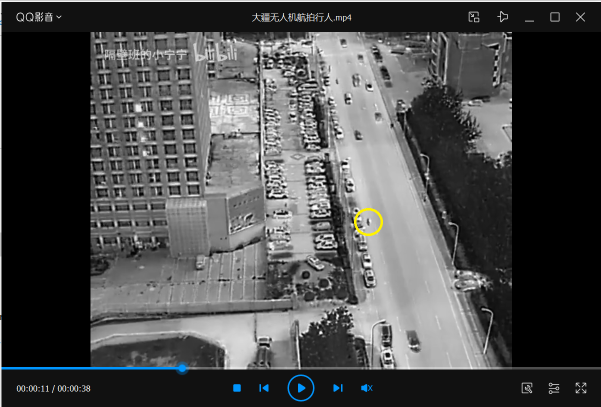
#> input picture data/task3/大疆无人机航拍骑车人目标.png, 1201 x 813 px, found by its file name (shown at 1/2 size); the run also reads 1 picture not shown here
$ python task3_auto_road_tracker.py   (older library calls are emulated)
#> lines starting #> are read from the running program, lines starting #| are printed output that depends on the picture; after the words box and inside, x2 and y2 are one past the last pixel; in counts of white or black regions, pixels touching at a corner belong together
"""Task 3 — 骑车人追踪（道路约束 + 场景运动 + 卡尔曼）。

白天道路检测（亮度分位阈值），建立道路坐标系约束骑车人运动。
场景运动估计（SIFT + 单应矩阵）用于前景加权和相机运动补偿。
卡尔曼滤波平滑轨迹。

输出路径: output/improved/task3_auto_road/
"""

import cv2
import numpy as np
import os
import sys
from collections import deque

sys.path.insert(0, os.path.join(os.path.dirname(__file__), '..'))
from classical.ncc import fast_ncc_match
from classical.scene_motion import SceneMotionEstimator
from classical.motion import KalmanTracker

# ======================== 模板提取 ========================
TM_HSV_LOWER = np.array([15, 40, 40])
TM_HSV_UPPER = np.array([45, 255, 255])
TM_BORDER_MASK_RATIO = 0.1
TM_MORPH_KERNEL = (3, 3)
TM_MORPH_ITER = 1
TM_MIN_CONTOUR_AREA = 20
TM_INSCRIBED_SCALE = 0.75      # 比 ms3 的 0.85 更小，减少背景车辆污染
TM_TEMPLATE_PAD = 2

# ======================== 锚点扫描 ========================
ANCHOR_SCAN_START_SEC = 9
ANCHOR_SCAN_END_SEC = 13
ANCHOR_MIN_SCORE = 0.4
ANCHOR_SCAN_SCALES = [0.6, 0.7, 0.8, 0.9, 1.0]
ANCHOR_MIN_TEMPLATE_SIZE = 10

# ======================== 反向追踪 ========================
REV_PAD = 50
REV_SCALES = [0.92, 0.96, 1.0, 1.04]
REV_MIN_SCORE = 0.4
REV_MIN_SIZE = 8

# ======================== 道路检测（梯形蒙版 + SIFT）========================
ROAD_DETECT_INTERVAL = 1
ROAD_SAMPLE_N = 60
ROAD_POLY_DEG = 3
ROAD_MIN_CENTERLINE_PTS = 10
ROAD_SIFT_MIN_MATCHES = 8
ROAD_SIFT_MIN_INLIERS = 6

# [82 lines left out: function auto_detect_road, not called in this run]

# ======================== 道路坐标约束 ========================
ROAD_SPEED_EMA = 0.5
ROAD_X_THRESH = 25.0
ROAD_Z_THRESH = 50.0

# ======================== 跳变检测 ========================
JUMP_WINDOW = 8
JUMP_LAT_MULT = 2.5
JUMP_ARC_MULT = 2.5
JUMP_LAT_ABS_MIN = 15.0
JUMP_ARC_ABS_MIN = 30.0

# ======================== 中心线抖动抑制 ========================
RD_JITTER_THRESH = 8.0
RD_LOSS_THRESH = 25.0
RD_JITTER_EMA = 0.85
RD_NORMAL_EMA = 0.5
RD_COOLDOWN = 0

# ======================== 正向追踪 ========================
FWD_SCALES = [0.80, 0.88, 0.94, 1.0, 1.06, 1.12]
FWD_PAD = 60
FWD_MIN_SIZE = 8
FWD_NCC_GOOD = 0.32
FWD_NCC_MARGINAL = 0.20
FWD_LOST_MAX = 40

# ======================== 前景加权 ========================
FG_ALPHA_HEALTHY = 0.6
FG_ALPHA_REDUCED = 0.25

# ======================== 模板更新 ========================
TPL_INTERVAL = 8
TPL_BLEND = 0.15
TPL_SCALE_TRIGGER = 0.80
TPL_TRIGGER_BLEND = 0.35
TPL_SCALE_BAND = 0.6
TPL_MIN_PATCH = 8

# ======================== 通用 ========================
TRAJ_MAXLEN = 2000
PROG_INTERVAL = 50

FONT = cv2.FONT_HERSHEY_SIMPLEX
C_GREEN = (0, 255, 0)
C_RED = (0, 0, 255)
C_BLUE = (255, 0, 0)
C_ORANGE = (255, 165, 0)
C_YELLOW = (0, 255, 255)


# ================================================================
#  道路路径模型
# ================================================================
class RoadPathModel:
    """道路中心线模型。

    存储沿道路中心线的采样点、累积弧长、多项式拟合。
    提供 image ↔ road-path (lateral, arc_length) 坐标映射。
    """

    # [47 lines left out: functions __init__, image_to_path, path_to_image, not called in this run]


# ================================================================
#  道路检测器（NCC 独立跟踪 4 角点）
# ================================================================
class RoadDetector:
    """梯形蒙版 + 逐帧 SIFT 链式跟踪 -> 重建中心线。

    锚点帧：梯形蒙版内 SIFT 关键点作为初始「上一帧」。
    后续帧：匹配上一帧->当前帧（小位移）-> 单应矩阵累乘 -> warp 梯形四角。
    大步横移被拆成 86 个小步，SIFT 不会丢失跟踪。
    """

    # [193 lines left out: functions __init__, _build_road_mask, init_anchor, track, _snap_to_edges, _build_anchor_mask and 1 more, not called in this run]


# ================================================================
#  道路运动模型
# ================================================================
class RoadMotionModel:
    """在道路坐标 (X, Z) 中维持速度估计 + 跳变检测。"""

    # [174 lines left out: functions __init__, update, predict, reset_at, check_jump, foreground_weighted_ncc and 1 more, not called in this run]


# ================================================================
#  模板提取
# ================================================================
def extract_template_from_ref(ref_path, output_dir="output/improved/task3_auto_road"):
#> called with ref_path = 'data/task3/大疆无人机航拍骑车人目标.png', output_dir = 'output/improved/task3_auto_road'
    print(f"从参考图提取模板: {ref_path}")
    img = cv2.imread(ref_path)
#> img is the input picture: shape (813, 1201, 3); mean B, G, R 74.9, 74.8, 74.2
    if img is None:
        raise FileNotFoundError(f"无法读取参考图: {ref_path}")

    h, w = img.shape[:2]
    hsv = cv2.cvtColor(img, cv2.COLOR_BGR2HSV)
#> hsv: shape (813, 1201, 3); mean H, S, V 0.6, 1.5, 75.2
    mask = cv2.inRange(hsv, TM_HSV_LOWER, TM_HSV_UPPER)
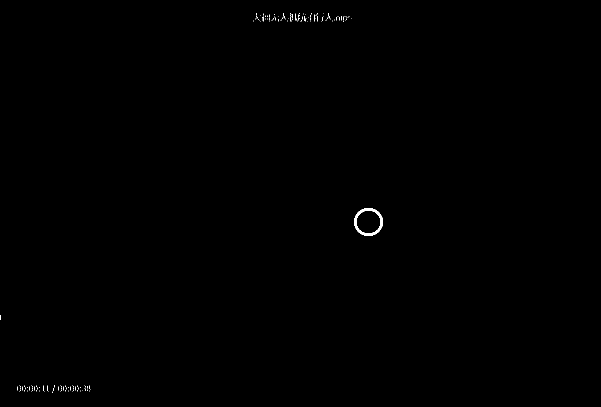
#> mask: shape (813, 1201) (shown at 1/2 size); 0.14% white; 145 white regions (144 under 20 px), largest, box (x1, y1, x2, y2) and area: (708, 416, 766, 472) 813
    mask[:int(h * TM_BORDER_MASK_RATIO), :] = 0
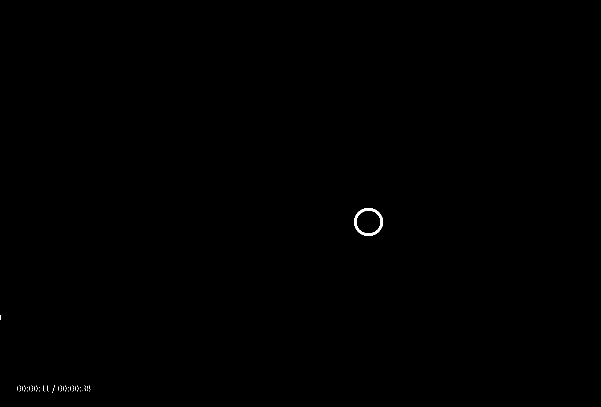
#> mask: shape (813, 1201) (shown at 1/2 size); 0.11% white; 59 white regions (58 under 20 px), largest, box (x1, y1, x2, y2) and area: (708, 416, 766, 472) 813
    mask[int(h * (1.0 - TM_BORDER_MASK_RATIO)):, :] = 0
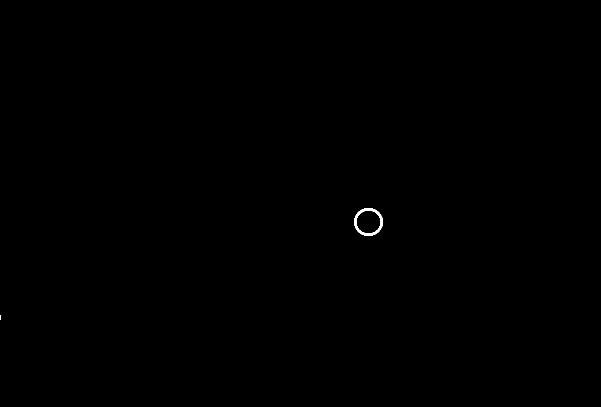
#> mask: shape (813, 1201) (shown at 1/2 size); 0.08% white; 2 white regions (1 under 20 px)

    kernel = np.ones(TM_MORPH_KERNEL, np.uint8)
    mask = cv2.morphologyEx(mask, cv2.MORPH_CLOSE, kernel, iterations=TM_MORPH_ITER)

    contours, _ = cv2.findContours(mask, cv2.RETR_EXTERNAL, cv2.CHAIN_APPROX_SIMPLE)
#> contours = 2 contours, 1 with area under 20; largest, box (x1, y1, x2, y2) and area: (708, 416, 766, 472) 2463
    if not contours:
        os.makedirs(output_dir, exist_ok=True)
        cv2.imwrite(os.path.join(output_dir, "debug_mask.png"), mask)
        raise ValueError("未找到黄色区域，已保存 debug_mask.png")

    # 取面积最大的黄色区域
    best_cnt = max(contours, key=cv2.contourArea)
#> best_cnt = contour of 88 points, box (x1, y1, x2, y2) (708, 416, 766, 472), area 2463
#> (the rest of the program and of its run is left out)
